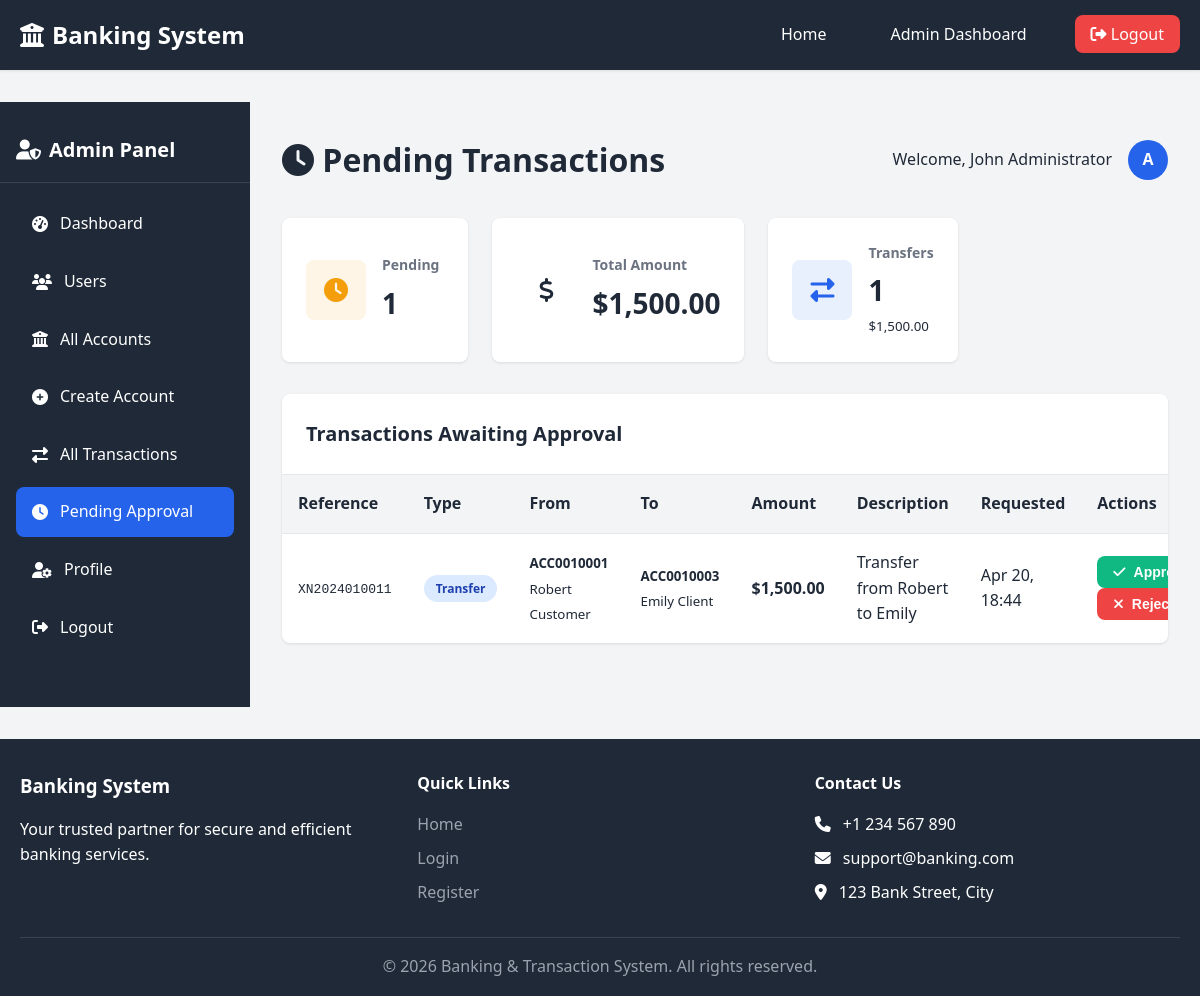
The app's page /admin/pending_transactions.php (signed in) with its own data.
### tables this page shows
CREATE TABLE IF NOT EXISTS transactions (
    transaction_id INT AUTO_INCREMENT PRIMARY KEY,
    transaction_reference VARCHAR(50) NOT NULL UNIQUE,
    from_account_id INT DEFAULT NULL,
    to_account_id INT DEFAULT NULL,
    transaction_type ENUM('deposit', 'withdrawal', 'transfer', 'fee', 'interest') NOT NULL,
    amount DECIMAL(15, 2) NOT NULL,
    description TEXT,
    status ENUM('PENDING', 'APPROVED', 'REJECTED') NOT NULL DEFAULT 'PENDING',
    created_at DATETIME NOT NULL DEFAULT CURRENT_TIMESTAMP,
    processed_at DATETIME DEFAULT NULL,
    processed_by INT DEFAULT NULL,
    FOREIGN KEY (from_account_id) REFERENCES accounts(account_id) ON DELETE SET NULL ON UPDATE CASCADE,
    FOREIGN KEY (to_account_id) REFERENCES accounts(account_id) ON DELETE SET NULL ON UPDATE CASCADE,
    FOREIGN KEY (processed_by) REFERENCES users(user_id) ON DELETE SET NULL ON UPDATE CASCADE,
    INDEX idx_transaction_reference (transaction_reference),
    INDEX idx_from_account (from_account_id),
    INDEX idx_to_account (to_account_id),
    INDEX idx_transaction_type (transaction_type),
    INDEX idx_status (status),
    INDEX idx_created_at (created_at),
    CONSTRAINT chk_amount CHECK (amount > 0)
);

CREATE TABLE IF NOT EXISTS accounts (
    account_id INT AUTO_INCREMENT PRIMARY KEY,
    account_number VARCHAR(20) NOT NULL UNIQUE,
    user_id INT NOT NULL,
    account_type ENUM('savings', 'checking', 'fixed_deposit') NOT NULL DEFAULT 'savings',
    account_name VARCHAR(100) NOT NULL,
    balance DECIMAL(15, 2) NOT NULL DEFAULT 0.00,
    currency VARCHAR(3) NOT NULL DEFAULT 'USD',
    status ENUM('active', 'inactive', 'frozen', 'closed') NOT NULL DEFAULT 'active',
    created_at DATETIME NOT NULL DEFAULT CURRENT_TIMESTAMP,
    updated_at DATETIME NOT NULL DEFAULT CURRENT_TIMESTAMP ON UPDATE CURRENT_TIMESTAMP,
    FOREIGN KEY (user_id) REFERENCES users(user_id) ON DELETE CASCADE ON UPDATE CASCADE,
    INDEX idx_account_number (account_number),
    INDEX idx_user_id (user_id),
    INDEX idx_status (status),
    CONSTRAINT chk_balance CHECK (balance >= 0)
);

CREATE TABLE IF NOT EXISTS users (
    user_id INT AUTO_INCREMENT PRIMARY KEY,
    username VARCHAR(50) NOT NULL UNIQUE,
    email VARCHAR(100) NOT NULL UNIQUE,
    password VARCHAR(255) NOT NULL,
    full_name VARCHAR(100) NOT NULL,
    phone VARCHAR(20) NOT NULL,
    address TEXT,
    role ENUM('admin', 'employee', 'customer') NOT NULL DEFAULT 'customer',
    status ENUM('active', 'inactive', 'suspended') NOT NULL DEFAULT 'active',
    created_at DATETIME NOT NULL DEFAULT CURRENT_TIMESTAMP,
    updated_at DATETIME NOT NULL DEFAULT CURRENT_TIMESTAMP ON UPDATE CURRENT_TIMESTAMP,
    last_login DATETIME DEFAULT NULL,
    INDEX idx_username (username),
    INDEX idx_email (email),
    INDEX idx_role (role),
    INDEX idx_status (status)
);

### config/db.php (called while the page is built, shortened)
<?php
$conn = new mysqli(DB_HOST, DB_USER, DB_PASS, DB_NAME);
$conn->set_charset("utf8mb4");
function executeQuery($sql, $params = []) {
    global $conn;
    $stmt = $conn->prepare($sql);
    $stmt->execute();
    return $stmt;
}
function fetchAll($stmt) {
    $result = $stmt->get_result();
    return $result->fetch_all(MYSQLI_ASSOC);
}
function fetchOne($stmt) {
    $result = $stmt->get_result();
    return $result->fetch_assoc();
}
?>

### admin/pending_transactions.php (the view, shortened to what this page needs)
<?php
require_once '../includes/header.php';
$pending_sql = "SELECT t.*,
                   fa.account_number as from_account, fa.account_name as from_account_name,
                   ta.account_number as to_account, ta.account_name as to_account_name,
                   fu.full_name as from_user, tu.full_name as to_user
                FROM transactions t
                LEFT JOIN accounts fa ON t.from_account_id = fa.account_id
                LEFT JOIN accounts ta ON t.to_account_id = ta.account_id
                LEFT JOIN users fu ON fa.user_id = fu.user_id
                LEFT JOIN users tu ON ta.user_id = tu.user_id
                WHERE t.status = 'PENDING'
                ORDER BY t.created_at ASC";
$pending_result = executeQuery($pending_sql);
$pending_transactions = fetchAll($pending_result);
$pending_count = count($pending_transactions);
$pending_amount_sql = "SELECT SUM(amount) as total FROM transactions WHERE status = 'PENDING'";
$pending_amount_result = executeQuery($pending_amount_sql);
$pending_amount = fetchOne($pending_amount_result)['total'] ?? 0;
$type_count_sql = "SELECT transaction_type, COUNT(*) as count, SUM(amount) as total
                    FROM transactions WHERE status = 'PENDING' GROUP BY transaction_type";
$type_count_result = executeQuery($type_count_sql);
$type_breakdown = fetchAll($type_count_result);
?>
<div class="dashboard-layout">
    <aside class="dashboard-sidebar">
        <div class="dashboard-sidebar-header">
            <h2><i class="fas fa-user-shield"></i> Admin Panel</h2>
        </div>
        <nav class="dashboard-sidebar-menu">
            <ul>
                <li><a href="/admin/dashboard.php"><i class="fas fa-tachometer-alt"></i> Dashboard</a></li>
                <li><a href="/admin/users.php"><i class="fas fa-users"></i> Users</a></li>
                <li><a href="/admin/accounts.php"><i class="fas fa-university"></i> All Accounts</a></li>
                <li><a href="/admin/create_account.php"><i class="fas fa-plus-circle"></i> Create Account</a></li>
                <li><a href="/admin/transactions.php"><i class="fas fa-exchange-alt"></i> All Transactions</a></li>
                <li><a href="/admin/pending_transactions.php" class="active"><i class="fas fa-clock"></i> Pending Approval</a></li>
                <li><a href="/profile.php"><i class="fas fa-user-cog"></i> Profile</a></li>
                <li><a href="/logout.php"><i class="fas fa-sign-out-alt"></i> Logout</a></li>
            </ul>
        </nav>
    </aside>
    <main class="dashboard-content">
        <div class="dashboard-header">
            <h1><i class="fas fa-clock"></i> Pending Transactions</h1>
            <div class="user-info">
                <span>Welcome, <?php echo htmlspecialchars($_SESSION['full_name']); ?></span>
                <div class="user-avatar"><?php echo strtoupper(substr($_SESSION['username'], 0, 1)); ?></div>
            </div>
        </div>
        <div class="stats-grid" style="grid-template-columns: repeat(4, 1fr);">
            <div class="stat-card">
                <div class="stat-icon warning">
                    <i class="fas fa-clock"></i>
                </div>
                <div class="stat-info">
                    <h3>Pending</h3>
                    <div class="stat-value"><?php echo number_format($pending_count); ?></div>
                </div>
            </div>
            <div class="stat-card">
                <div class="stat-icon info">
                    <i class="fas fa-dollar-sign"></i>
                </div>
                <div class="stat-info">
                    <h3>Total Amount</h3>
                    <div class="stat-value">$<?php echo number_format($pending_amount, 2); ?></div>
                </div>
            </div>
            <?php foreach ($type_breakdown as $type): ?>
            <div class="stat-card">
                <div class="stat-icon <?php echo $type['transaction_type'] === 'deposit' ? 'success' : ($type['transaction_type'] === 'withdrawal' ? 'danger' : 'primary'); ?>">
                    <i class="fas fa-<?php echo $type['transaction_type'] === 'deposit' ? 'arrow-down' : ($type['transaction_type'] === 'withdrawal' ? 'arrow-up' : 'exchange-alt'); ?>"></i>
                </div>
                <div class="stat-info">
                    <h3><?php echo ucfirst($type['transaction_type']); ?>s</h3>
                    <div class="stat-value"><?php echo number_format($type['count']); ?></div>
                    <small>$<?php echo number_format($type['total'], 2); ?></small>
                </div>
            </div>
            <?php endforeach; ?>
        </div>
        <div class="table-container">
            <div class="table-header">
                <h2>Transactions Awaiting Approval</h2>
            </div>
            <table>
                <thead>
                    <tr>
                        <th>Reference</th>
                        <th>Type</th>
                        <th>From</th>
                        <th>To</th>
                        <th>Amount</th>
                        <th>Description</th>
                        <th>Requested</th>
                        <th>Actions</th>
                    </tr>
                </thead>
                <tbody>
                    <?php foreach ($pending_transactions as $txn): ?>
                    <tr>
                        <td><code><?php echo htmlspecialchars(substr($txn['transaction_reference'], -12)); ?></code></td>
                        <td>
                            <span class="badge badge-<?php echo $txn['transaction_type'] === 'deposit' ? 'success' : ($txn['transaction_type'] === 'withdrawal' ? 'danger' : 'info'); ?>">
                                <?php echo ucfirst($txn['transaction_type']); ?>
                            </span>
                        </td>
                        <td>
                            <?php if ($txn['from_account']): ?>
                                <small><strong><?php echo htmlspecialchars($txn['from_account']); ?></strong></small>
                                <br>
                                <small class="text-muted"><?php echo htmlspecialchars($txn['from_user'] ?? 'N/A'); ?></small>
                            <?php else: ?>
                                <span class="text-muted">External</span>
                            <?php endif; ?>
                        </td>
                        <td>
                            <?php if ($txn['to_account']): ?>
                                <small><strong><?php echo htmlspecialchars($txn['to_account']); ?></strong></small>
                                <br>
                                <small class="text-muted"><?php echo htmlspecialchars($txn['to_user'] ?? 'N/A'); ?></small>
                            <?php else: ?>
                                <span class="text-muted">External</span>
                            <?php endif; ?>
                        </td>
                        <td><strong>$<?php echo number_format($txn['amount'], 2); ?></strong></td>
                        <td><?php echo $txn['description'] ? htmlspecialchars(substr($txn['description'], 0, 30)) : '-'; ?></td>
                        <td><?php echo date('M d, H:i', strtotime($txn['created_at'])); ?></td>
                        <td class="actions">
                            <form method="POST" style="display: inline;" onsubmit="return confirm('Approve this transaction? This will update account balances.');">
                                <button type="submit" class="btn btn-sm btn-success" title="Approve">
                                    <i class="fas fa-check"></i> Approve
                                </button>
                            </form>
                            <form method="POST" style="display: inline;" onsubmit="return confirm('Reject this transaction?');">
                                <button type="submit" class="btn btn-sm btn-danger" title="Reject">
                                    <i class="fas fa-times"></i> Reject
                                </button>
                            </form>
                        </td>
                    </tr>
                    <?php endforeach; ?>
                </tbody>
            </table>
        </div>
    </main>
</div>
<?php require_once '../includes/footer.php'; ?>

### assets/css/style.css (style rules this page uses)
* { margin: 0; padding: 0; box-sizing: border-box; }
:root { --primary-color: #2563eb; --secondary-color: #1e40af; --success-color: #10b981; --danger-color: #ef4444; --warning-color: #f59e0b; --info-color: #3b82f6; --dark-color: #1f2937; --light-color: #f3f4f6; --gray-color: #6b7280; --white: #ffffff; --border-radius: 8px; --box-shadow: 0 1px 3px rgba(0, 0, 0, 0.1); --transition: all 0.3s ease; }
body { font-family: 'Segoe UI', Tahoma, Geneva, Verdana, sans-serif; line-height: 1.6; color: var(--dark-color); background-color: var(--light-color); }
a { text-decoration: none; color: var(--primary-color); transition: var(--transition); }
ul { list-style: none; }
.btn { display: inline-flex; align-items: center; justify-content: center; gap: 0.5rem; padding: 0.75rem 1.5rem; border: none; border-radius: var(--border-radius); font-size: 1rem; font-weight: 600; cursor: pointer; transition: var(--transition); text-decoration: none; }
.btn-success { background-color: var(--success-color); color: var(--white); }
.btn-danger { background-color: var(--danger-color); color: var(--white); }
.btn-sm { padding: 0.5rem 1rem; font-size: 0.875rem; }
.dashboard-layout { display: flex; min-height: calc(100vh - 200px); }
.dashboard-sidebar { width: 250px; background-color: var(--dark-color); color: var(--white); padding: 1rem 0; flex-shrink: 0; }
.dashboard-sidebar-header { padding: 1rem; border-bottom: 1px solid #374151; margin-bottom: 1rem; }
.dashboard-sidebar-header h2 { font-size: 1.25rem; display: flex; align-items: center; gap: 0.5rem; }
.dashboard-sidebar-menu { padding: 0 1rem; }
.dashboard-sidebar-menu ul { display: flex; flex-direction: column; gap: 0.5rem; }
.dashboard-sidebar-menu a { display: flex; align-items: center; gap: 0.75rem; padding: 0.75rem 1rem; color: var(--white); border-radius: var(--border-radius); transition: var(--transition); }
.dashboard-sidebar-menu a:hover, .dashboard-sidebar-menu a.active { background-color: var(--primary-color); }
.dashboard-content { flex: 1; padding: 2rem; overflow-y: auto; }
.dashboard-header { display: flex; justify-content: space-between; align-items: center; margin-bottom: 2rem; }
.dashboard-header h1 { color: var(--dark-color); }
.user-info { display: flex; align-items: center; gap: 1rem; }
.user-avatar { width: 40px; height: 40px; border-radius: 50%; background-color: var(--primary-color); color: var(--white); display: flex; align-items: center; justify-content: center; font-weight: bold; }
.stats-grid { display: grid; grid-template-columns: repeat(auto-fit, minmax(250px, 1fr)); gap: 1.5rem; margin-bottom: 2rem; }
.stat-card { background-color: var(--white); padding: 1.5rem; border-radius: var(--border-radius); box-shadow: var(--box-shadow); display: flex; align-items: center; gap: 1rem; }
.stat-icon { width: 60px; height: 60px; border-radius: var(--border-radius); display: flex; align-items: center; justify-content: center; font-size: 1.5rem; }
.stat-icon.primary { background-color: rgba(37, 99, 235, 0.1); color: var(--primary-color); }
.stat-icon.warning { background-color: rgba(245, 158, 11, 0.1); color: var(--warning-color); }
.stat-info { flex: 1; }
.stat-info h3 { font-size: 0.875rem; color: var(--gray-color); margin-bottom: 0.25rem; }
.stat-info .stat-value { font-size: 1.75rem; font-weight: bold; color: var(--dark-color); }
.table-container { background-color: var(--white); border-radius: var(--border-radius); box-shadow: var(--box-shadow); overflow: hidden; margin-bottom: 2rem; }
.table-header { padding: 1.5rem; border-bottom: 1px solid #e5e7eb; display: flex; justify-content: space-between; align-items: center; }
.table-header h2 { font-size: 1.25rem; color: var(--dark-color); }
table { width: 100%; border-collapse: collapse; }
table thead { background-color: var(--light-color); }
table th, table td { padding: 1rem; text-align: left; border-bottom: 1px solid #e5e7eb; }
table th { font-weight: 600; color: var(--dark-color); }
table tbody tr:last-child td { border-bottom: none; }
.badge { display: inline-block; padding: 0.25rem 0.75rem; border-radius: 9999px; font-size: 0.75rem; font-weight: 600; }
.badge-info { background-color: #dbeafe; color: #1e40af; }

### records on screen
transactions: transaction_reference "XN2024010011", transaction_type "Transfer", from_account.account_number "ACC0010001", users.full_name "Robert Customer", to_account.account_number "ACC0010003", users.full_name "Emily Client", amount "1,500.00", description "Transfer from Robert to Emily", created_at "Apr 20, 18:44"

### other values on screen
$_SESSION['full_name'] "John Administrator"
substr($_SESSION['username'], 0, 1) "A"
$pending_count "1"
$pending_amount "1,500.00"
$type['transaction_type'] "Transfer"
$type['count'] "1"
$type['total'] "1,500.00"
